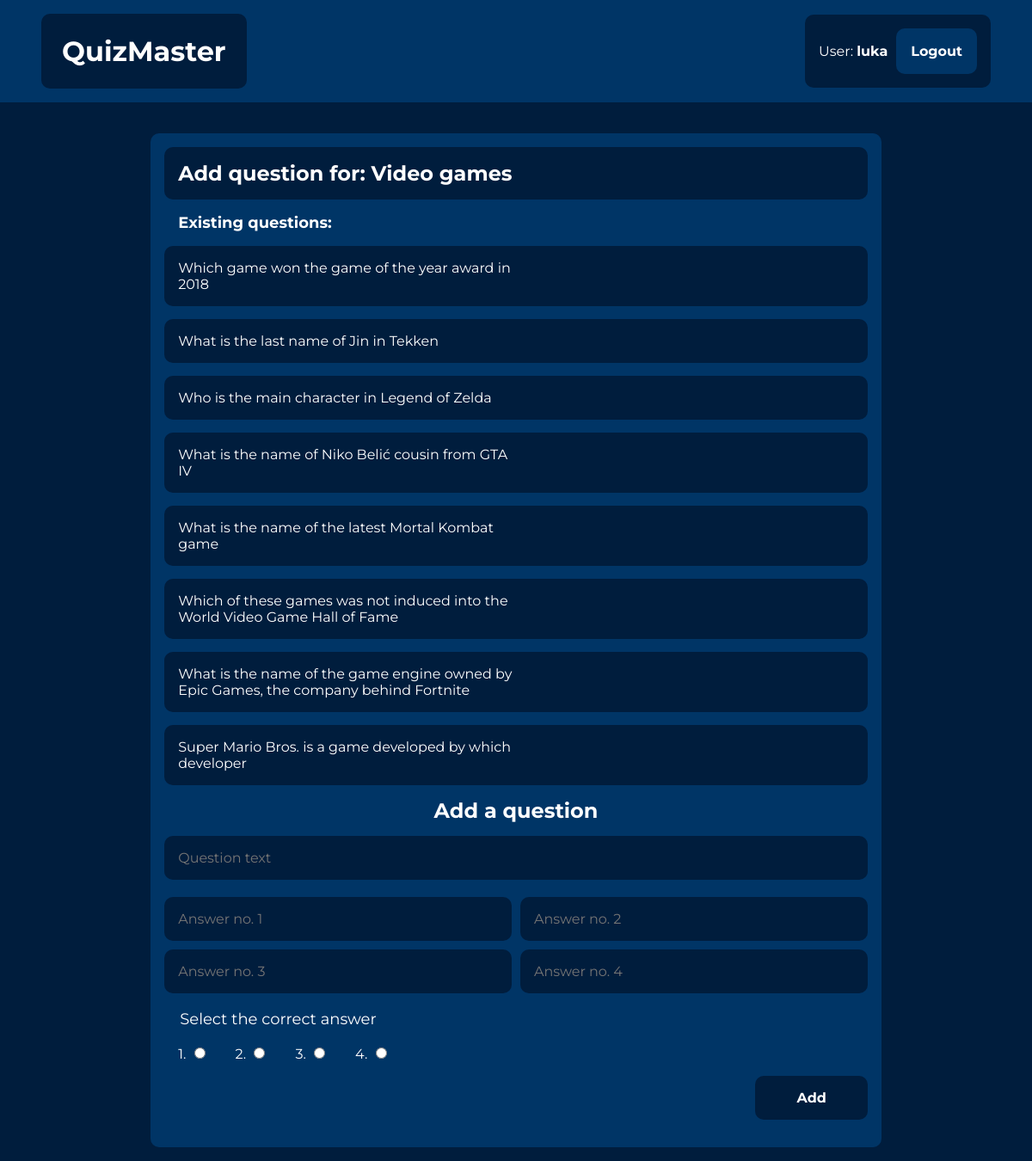
The page /quiz/39/edit/ (signed in) on the database its author committed.
### quiz/models.py (models this page shows, shortened)
class Quiz(models.Model):
    quiz_name = models.CharField(max_length=200, blank=False)
    pub_date = models.DateTimeField("date published", auto_now_add=True)
    description = models.TextField(blank=False)
    author = models.ForeignKey(User, on_delete=models.CASCADE)

class Question(models.Model):
    question_text = models.CharField(max_length=200, blank=False)
    quiz = models.ForeignKey(Quiz, on_delete=models.CASCADE)

### quiz/views.py (the view)
# urls.py: path('<int:quiz_id>/edit/', views.edit_quiz, name="edit_quiz"),
def edit_quiz(request, quiz_id):
    quiz = get_object_or_404(Quiz, pk=quiz_id)
    context = {
        "quiz": quiz,
        "range": range(1, 5)
    }
    return render(request, 'quiz/edit_quiz.html', context)

### quiz/templates/quiz/edit_quiz.html (shortened to what this page needs)
{% extends "quiz/base.html" %}
{% block content %}
{% if request.user.is_authenticated %}
<div class="quiz-edit-layout">
    <div class="quiz-edit-header">
        <h2>Add question for: {{ quiz.quiz_name }}</h2>
    </div>
    <div class="existing-questions">
        <p>Existing questions: </p>
    </div>
    {% for question in quiz.question_set.all %}
        <div class="exquestion-container">
            <div class="exquestion-content">
                <a href="{% url 'quiz:question_detail' question.id %}">{{ question.question_text }}</a>
            </div>
        </div>
    {% endfor %}
    <form method="post" action="{% url 'quiz:create_question' quiz.id %}" class="add-question-form">
        <h2>Add a question</h2>
        <div class="add-question-title">
            <input type="text" name="title" placeholder="Question text" required>
        </div>
        <div class="add-answers-container">
            {% for i in range %}
                <input type="text" name="answer_{{i}}" placeholder="Answer no. {{i}}" required class="answer-text">
            {% endfor %}
        </div>
        <div class="correct-answers-container">
            <p>Select the correct answer</p>
            {% for i in range %}
                <div class="correct-answers-item">
                    <span>{{i}}.</span>
                    <input type="radio" name="radio_button" value="radio_answer_{{i}}" required>
                </div>
            {% endfor %}
        </div>
        <div class="add-question-button-div">
            <button type="submit" class="list-item-button">Add</button>
        </div>
    </form>
</div>
{% else %}
    <p>You have to be logged in to create a quiz</p>
{% endif %}
{% endblock content %}

### quiz/templates/quiz/base.html (shortened to what this page needs)
{% load static %}
<html>
    <head>
        <link rel="stylesheet" href="{% static 'quiz/css/base.css' %}">
        <link rel="stylesheet" href="{% static 'quiz/css/home.css' %}">
        <link rel="stylesheet" href="{% static 'quiz/css/quiz_list.css' %}">
        <link rel="stylesheet" href="{% static 'quiz/css/quiz_detail.css' %}">
        <link rel="stylesheet" href="{% static 'quiz/css/quiz_create.css' %}">
        <link rel="stylesheet" href="{% static 'quiz/css/quiz_edit.css' %}">
        <link rel="stylesheet" href="{% static 'quiz/css/quiz_solve.css' %}">
        <link rel="stylesheet" href="{% static 'quiz/css/solve_result.css' %}">
        <link rel="stylesheet" href="{% static 'quiz/css/question_detail.css' %}">
        <link rel="stylesheet" href="{% static 'quiz/css/user_profile.css' %}">
        <link rel="stylesheet" href="{% static 'registration/css/registration.css' %}">
    </head>
    <body>
        <header class="header">
            <div class="header-brand">
                <h1>
                    <a href="/" class="home-link">QuizMaster</a>
                </h1>
            </div>
            <nav class="header-nav">
                {% if request.user.is_authenticated %}
                    <p class="nav-username">User:
                        <a href="{% url 'quiz:user_profile' request.user.id %}" class="author-link">
                            {{ request.user.username }}
                        </a>
                    </p>
                    <form method="post" action="{% url 'logout' %}" class="logout-form">
                        <button type="submit">Logout</button>
                    </form>
                {% endif %}
            </nav>
        </header>
        <div class="main-content">
            {% block content %}
            {% endblock %}
        </div>
    </body>
</html>

### quiz/static/quiz/css/base.css (style rules this page uses)
body, html { margin: 0; padding: 0; height: 100%; font-family: 'Montserrat', sans-serif; background: #001D3D; }
button, input { font-family: 'Montserrat', sans-serif; }
p, h1, h2, h3, h4, h5, h6 { margin: 0; padding: 0; }
a { text-decoration: none; }
.header { display: flex; flex-basis: 100%; justify-content: space-between; align-items: center; padding: 1em 3em; background-color: #003566; }
.header-brand { color: white; background-color: #001D3D; border-radius: 10px; padding: 1.5em; }
.home-link { color: white; }
.header-nav { display: flex; align-items: center; background-color: #001D3D; border-radius: 10px; padding: 1em; color: white; }
.nav-username { margin-right: 10px; }
.logout-form { display: flex; align-items: center; margin-block-end: 0; }
.logout-form button { border: 1px solid transparent; border-radius: 10px; padding: 10px; background: #003566; color: white; font-size: 16px; cursor: pointer; font-weight: bold; padding: 1em; }
.main-content { display: flex; justify-content: center; align-items: center; flex-wrap: wrap; padding: 1em; }

### quiz/static/quiz/css/quiz_list.css (style rules this page uses)
.list-item-button { padding: 1em 3em; border: none; cursor: pointer; background-color: #001D3D; color: white; border-radius: 10px; font-weight: bold; font-size: medium; }

### quiz/static/quiz/css/quiz_detail.css (style rules this page uses)
.author-link { color: white; font-weight: bold; }

### quiz/static/quiz/css/quiz_edit.css (style rules this page uses)
.quiz-edit-layout { flex-basis: 70%; background: #003566; padding: 1em; margin-top: 20px; display: flex; flex-wrap: wrap; justify-content: center; align-items: center; border-radius: 10px; color: white; }
.quiz-edit-header { flex-basis: 100%; padding: 1em; background: #001D3D; border-radius: 10px; }
.existing-questions { flex-basis: 100%; padding: 1em; }
.existing-questions p { font-size: large; font-weight: bold; }
.exquestion-container { flex-basis: 100%; background-color: #001D3D; display: flex; justify-content: space-between; align-items: center; padding: 1em; margin-bottom: 15px; border-radius: 10px; }
.exquestion-content { flex-basis: 50%; }
.exquestion-content a { color: white; }
.add-question-form { flex-basis: 100%; display: flex; justify-content: center; align-items: center; flex-wrap: wrap; }
.add-question-form h2 { flex-basis: 100%; text-align: center; margin-bottom: 15px; }
.add-question-title { flex-basis: 100%; }
.add-question-title input { width: 100%; border-radius: 10px; border: none; font-size: medium; padding: 1em; background-color: #001D3D; color: white; }
.add-answers-container { flex-basis: 100%; display: grid; grid-template-columns: repeat(2, 1fr); grid-gap: 10px; margin-top: 20px; }
.answer-text { flex-basis: 100%; border-radius: 10px; border: none; font-size: medium; padding: 1em; background-color: #001D3D; color: white; }
.correct-answers-container { flex-basis: 100%; margin-top: 15px; display: flex; justify-content: flex-start; flex-wrap: wrap; }
.correct-answers-container p { width: 100%; font-size: large; padding: 0.2em 1em; }
.correct-answers-item { padding: 1em; }
.add-question-button-div { flex-basis: 100%; display: flex; justify-content: flex-end; }

### rows shown on the page
Quiz: quiz_name "Video games"
Question: question_text "Which game won the game of the year award in 2018"
Question: question_text "What is the last name of Jin in Tekken"
Question: question_text "Who is the main character in Legend of Zelda"
Question: question_text "What is the name of Niko Belić cousin from GTA IV"
Question: question_text "What is the name of the latest Mortal Kombat game"
Question: question_text "Which of these games was not induced into the World Video Game Hall of Fame"
Question: question_text "What is the name of the game engine owned by Epic Games, the company behind Fortnite"
Question: question_text "Super Mario Bros. is a game developed by which developer"

### other values the page prints
{{ request.user.username }} "luka"
{{ i }} "1" "2" "3" "4"
